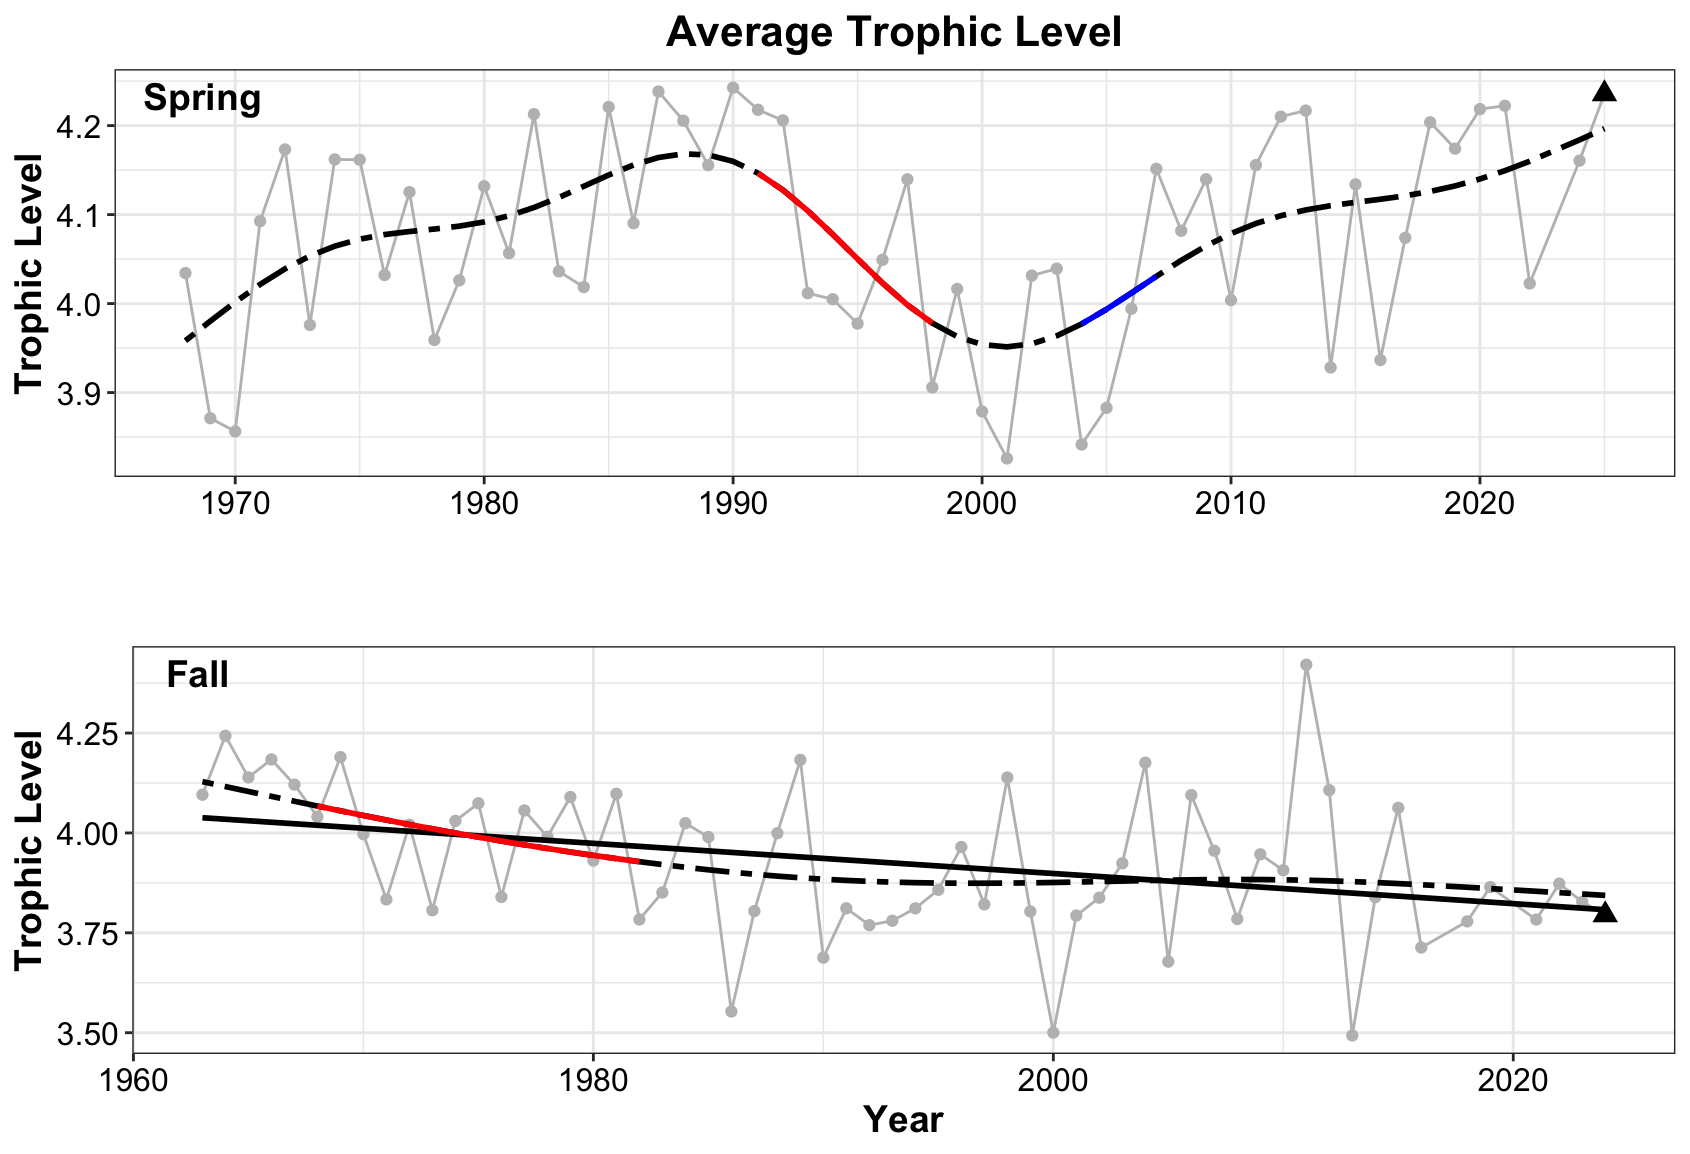

This figure's R source:
###load required functions
#  You will need to download the functions from here https://gist.github.com/gavinsimpson/e73f011fdaaab4bb5a30

setwd("~/Desktop/NYB_Indicators_Calculations")
source("Deriv.R")
library(mgcv)
library(ggplot2)
#library(mgcViz)
library(ggpubr)

#######Load the datasets
setwd("~/Desktop/NYB_Indicators_Calculations/Final_Timeseries_Figures/Timeseries_Files_2025")
ds<-read.csv("avgtl_spring_2025.csv", header = TRUE)

#calculate the 30th a and 70th percentiles for the short term column of the indicators report
qds = quantile(ds$TL, probs = c(.30, .70))

# find the last 5 years mean
mn_ds5 = mean(ds$TL[ds$YEAR >= 2020])
# what quintile the data is in
mn_ds5 >qds

# Creat a GAM - adjust k and remember to check model
mod<- gam(TL ~ s(YEAR, k=10), data = ds)
summary(mod) #check out model
gam.check(mod)

pdata <- with(ds, data.frame(YEAR = YEAR))
p2_mod <- predict(mod, newdata = pdata,  type = "terms", se.fit = TRUE)
intercept = 4.076711  # look at p2_mod and extract the intercept
pdata <- transform(pdata, p2_mod = p2_mod$fit[,1], se2 = p2_mod$se.fit[,1])

#  Now that we have the model prediction, the next step is to calculate the first derivative
#  Then determine which increases and decreases are significant
Term = "YEAR"
mod.d <- Deriv(mod, n=57) # n is the number of YEARs
mod.dci <- confint(mod.d, term = Term)
mod.dsig <- signifD(pdata$p2_mod, d = mod.d[[Term]]$deriv,
                    +                    mod.dci[[Term]]$upper, mod.dci[[Term]]$lower)

# Take a quick look to make sure it appears ok before final plotting
plot(TL ~ YEAR, data = ds)
lines(TL ~ YEAR, data = ds)
lines(p2_mod+intercept ~ YEAR, data = pdata, type = "n")
lines(p2_mod+intercept ~ YEAR, data = pdata)
lines(unlist(mod.dsig$incr)+intercept ~ YEAR, data = pdata, col = "blue", lwd = 3)
lines(unlist(mod.dsig$decr)+intercept ~ YEAR, data = pdata, col = "red", lwd = 3)

linearMod<- lm(TL ~ YEAR, data=ds)
summary(linearMod)


p1 = ggplot() + 
  geom_line(data = ds, aes(x = YEAR, y = TL), color = 'grey') +
  geom_point(data = ds, aes(x = YEAR, y = TL), color = 'gray') + 
  geom_point(data = ds[57, ], aes(x = YEAR, y = TL), shape = 17, size = 3) + 
  #geom_smooth(data = ds, aes(x = YEAR, y = TL), method = lm, se = FALSE, color = 'black') + 
  geom_line(data=pdata, aes(x = YEAR, y = p2_mod+intercept), se = FALSE, color = 'black', linetype = 'twodash', size = 1) + 
  geom_line(data = pdata, aes(y = unlist(mod.dsig$incr)+intercept, x = YEAR), color = "blue", size = 1) + 
  geom_line(data = pdata, aes(y = unlist(mod.dsig$decr)+intercept, x = YEAR), color = 'red', size = 1) + 
  theme_bw() +
  labs (y = bquote("Trophic Level"), x = '', title = 'Average Trophic Level') + 
  theme(plot.title=element_text(size = 16,face = 'bold',hjust = 0.5), axis.title=element_text(size = 14, face = 'bold'), axis.text= element_text(color = 'black', size = 12))


##FALL
ds2<-read.csv("avgtl_fall_2025.csv", header = TRUE)



#calculate the 30th a and 70th percentiles for the short term column of the indicators report
qds2 = quantile(ds2$TL, probs = c(.30, .70))

# find the last 5 years mean
mn_ds25 = mean(ds2$TL[ds2$YEAR >= 2019])
# what quintile the data is in
mn_ds25 >qds2

# Creat a GAM - adjust k and remember to check model
mod2<- gam(TL ~ s(YEAR, k=10), data = ds2)
summary(mod2) #check out model
gam.check(mod2)

pdata2 <- with(ds2, data.frame(YEAR = YEAR))
p2_mod2 <- predict(mod2, newdata = pdata2,  type = "terms", se.fit = TRUE)
intercept2 = 3.926142    # look at p2_mod and extract the intercept
pdata2 <- transform(pdata2, p2_mod2 = p2_mod2$fit[,1], se2 = p2_mod2$se.fit[,1])

#  Now that we have the model prediction, the next step is to calculate the first derivative
#  Then determine which increases and decreases are significant
Term = "YEAR"
mod2.d <- Deriv(mod2, n=60) # n is the number of YEARs
mod2.dci <- confint(mod2.d, term = Term)
mod2.dsig <- signifD(pdata2$p2_mod2, d = mod2.d[[Term]]$deriv,
                     +                    mod2.dci[[Term]]$upper, mod2.dci[[Term]]$lower)

# Take a quick look to make sure it appears ok before final plotting
plot(TL ~ YEAR, data = ds2)
lines(TL ~ YEAR, data = ds2)
lines(p2_mod2+intercept2 ~ YEAR, data = pdata2, type = "n")
lines(p2_mod2+intercept2 ~ YEAR, data = pdata2)
lines(unlist(mod2.dsig$incr)+intercept2 ~ YEAR, data = pdata2, col = "blue", lwd = 3)
lines(unlist(mod2.dsig$decr)+intercept2 ~ YEAR, data = pdata2, col = "red", lwd = 3)

linearmod2<- lm(TL ~ YEAR, data=ds2)
summary(linearmod2)

p2 = ggplot() + 
  geom_line(data = ds2, aes(x = YEAR, y = TL), color = 'grey') +
  geom_point(data = ds2, aes(x = YEAR, y = TL), color = 'gray') + 
  geom_point(data = ds2[60, ], aes(x = YEAR, y = TL), shape = 17, size = 3) + 
  geom_smooth(data = ds2, aes(x = YEAR, y = TL), method = lm, se = FALSE, color = 'black') + 
  geom_line(data=pdata2, aes(x = YEAR, y = p2_mod2+intercept2), se = FALSE, color = 'black', linetype = 'twodash', size = 1) + 
  geom_line(data = pdata2, aes(y = unlist(mod2.dsig$incr)+intercept2, x = YEAR), color = "blue", size = 1) + 
  geom_line(data = pdata2, aes(y = unlist(mod2.dsig$decr)+intercept2, x = YEAR), color = 'red', size = 1) + 
  theme_bw() +
  labs (y = bquote("Trophic Level"), x = 'Year', title = '') + 
  theme(plot.title=element_text(size = 16,face = 'bold',hjust = 0.5), axis.title=element_text(size = 14, face = 'bold'), axis.text= element_text(color = 'black', size = 12))


ggarrange(p1, p2, 
          labels = c("Spring", " Fall"),
          label.x = c(.05,.07),
          label.y = c(0.88,0.88),
          font.label = (face = 'Italic'),
          ncol = 1, nrow = 2)
